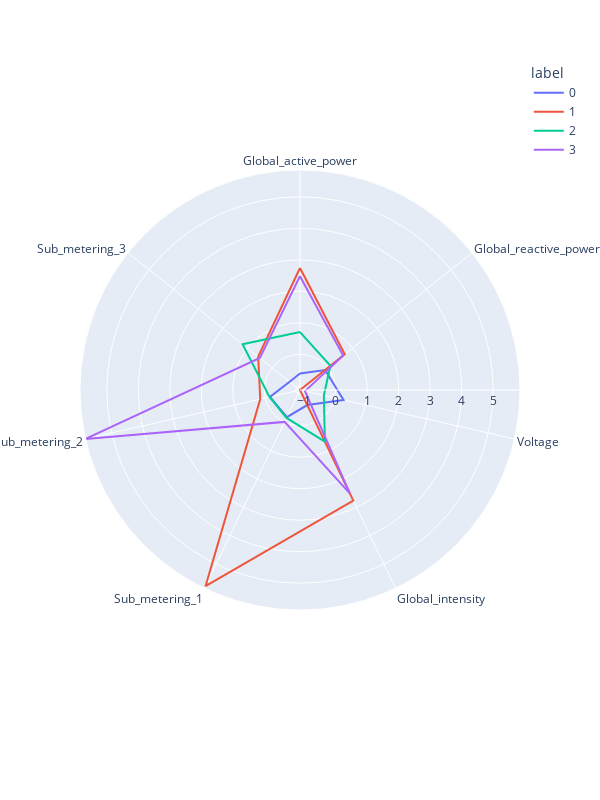

The notebook cell saved with this chart:
### Markdown cell above
Ahora toca interpretar lo que Kmeans ha realizado. Recordemos que el objetivo de KMeans es encontrar patrones en los datos.

Lo primero que vamos a realizar es un gráfico para visualizar los clústers que ha creado en base a las variables utilizadas para crearlos.

### Code cell
import plotly.express as px
import pandas as pd

columns_names = ['Global_active_power', 'Global_reactive_power', 'Voltage', 'Global_intensity','Sub_metering_1', 'Sub_metering_2','Sub_metering_3']
clusters = pd.DataFrame(X, columns=columns_names)
clusters['label'] = kmeansmodel.labels_
polar = clusters.groupby("label").mean().reset_index()
polar = pd.melt(polar, id_vars=["label"])
fig4 = px.line_polar(polar, r="value", theta="variable", color="label", line_close=True, height=800, width=600)
fig4.show()

### Figure 1 — Plotly figure (JSON) as saved in the notebook; plotly's stock layout.template omitted (floating-point values rounded to 4 significant figures)
{"data": [{"hovertemplate": "label=0<br>value=%{r}<br>variable=%{theta}<extra></extra>", "legendgroup": "0", "line": {"color": "#636efa", "dash": "solid"}, "marker": {"symbol": "circle"}, "mode": "lines", "name": "0", "r": [-0.6107, -0.112, 0.2857, -0.6031, -0.1756, -0.1536, -0.7107, -0.6107], "showlegend": true, "subplot": "polar", "theta": ["Global_active_power", "Global_reactive_power", "Voltage", "Global_intensity", "Sub_metering_1", "Sub_metering_2", "Sub_metering_3", "Global_active_power"], "type": "scatterpolar"}, {"hovertemplate": "label=1<br>value=%{r}<br>variable=%{theta}<extra></extra>", "legendgroup": "1", "line": {"color": "#EF553B", "dash": "solid"}, "marker": {"symbol": "circle"}, "mode": "lines", "name": "1", "r": [2.742, 0.6845, -1.132, 2.768, 5.781, 0.1616, 0.5668, 2.742], "showlegend": true, "subplot": "polar", "theta": ["Global_active_power", "Global_reactive_power", "Voltage", "Global_intensity", "Sub_metering_1", "Sub_metering_2", "Sub_metering_3", "Global_active_power"], "type": "scatterpolar"}, {"hovertemplate": "label=2<br>value=%{r}<br>variable=%{theta}<extra></extra>", "legendgroup": "2", "line": {"color": "#00cc96", "dash": "solid"}, "marker": {"symbol": "circle"}, "mode": "lines", "name": "2", "r": [0.7072, 0.1038, -0.3561, 0.6894, -0.1482, -0.1388, 1.198, 0.7072], "showlegend": true, "subplot": "polar", "theta": ["Global_active_power", "Global_reactive_power", "Voltage", "Global_intensity", "Sub_metering_1", "Sub_metering_2", "Sub_metering_3", "Global_active_power"], "type": "scatterpolar"}, {"hovertemplate": "label=3<br>value=%{r}<br>variable=%{theta}<extra></extra>", "legendgroup": "3", "line": {"color": "#ab63fa", "dash": "solid"}, "marker": {"symbol": "circle"}, "mode": "lines", "name": "3", "r": [2.481, 0.6205, -0.9695, 2.512, -0.00823, 5.851, 0.4991, 2.481], "showlegend": true, "subplot": "polar", "theta": ["Global_active_power", "Global_reactive_power", "Voltage", "Global_intensity", "Sub_metering_1", "Sub_metering_2", "Sub_metering_3", "Global_active_power"], "type": "scatterpolar"}], "layout": {"height": 800, "legend": {"title": {"text": "label"}, "tracegroupgap": 0}, "margin": {"t": 60}, "polar": {"angularaxis": {"direction": "clockwise", "rotation": 90}, "domain": {"x": [0, 1], "y": [0, 1]}}, "width": 600}}
